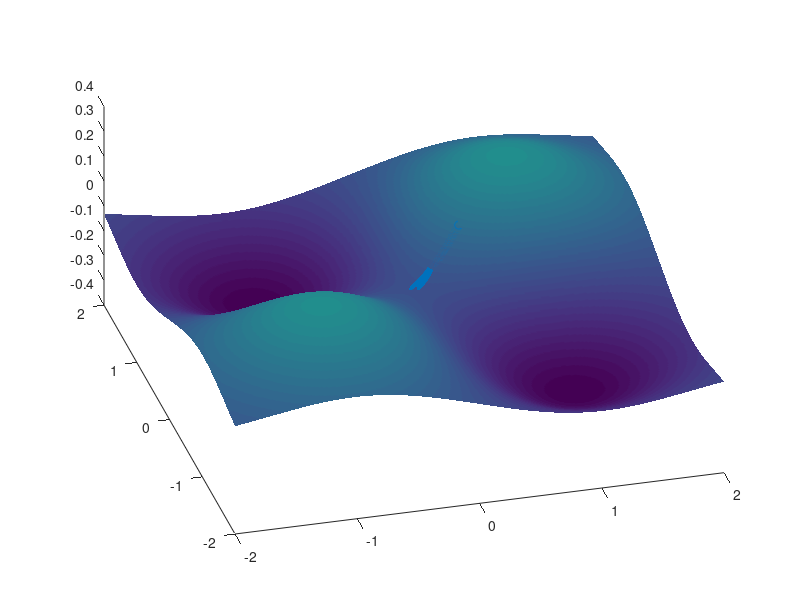
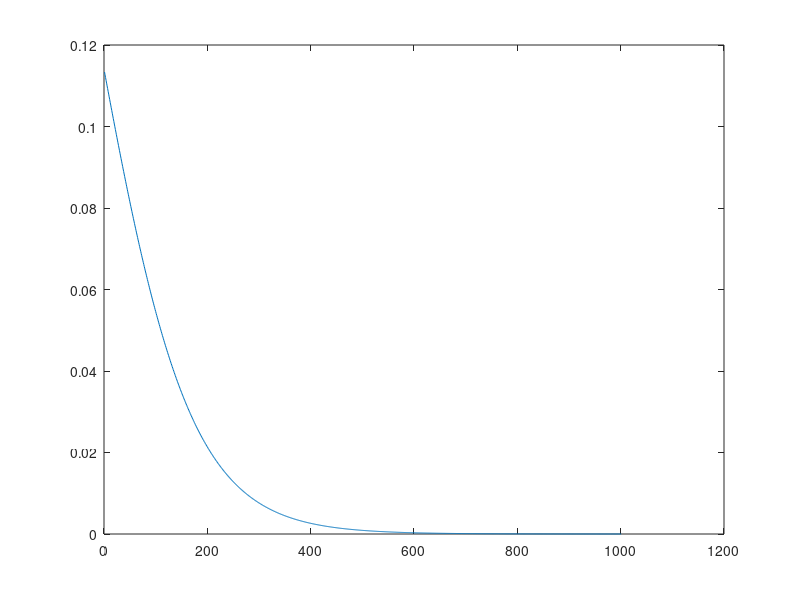

The MATLAB source for these figures, in order:
%define cost function and gradient
fa = @(x,a) exp(-norm(x-a)^2);
ga = @(x,a) -2*exp(-norm(x-a)^2)*(x-a);
A = [1 1 -1 -1;...
     1 -1 1 -1];
b = [1 -1 -1 1];

f = @(x) 0.25*(b(1)*fa(x,A(:,1))+b(2)*fa(x,A(:,2))+b(3)*fa(x,A(:,3))+b(4)*fa(x,A(:,4)));
grad = @(x) 0.25*(b(1)*ga(x,A(:,1))+b(2)*ga(x,A(:,2))+b(3)*ga(x,A(:,3))+b(4)*ga(x,A(:,4)));


x = [0.5;0.5]; %initial point
t = 0.01; %GD stepsize

xar = x; %initialize x-array
cost = f(x); %initialize cost array
for k=1:1000
    x = x - t*grad(x); %GD update
    
    xar = [xar,x];
    cost = [cost,f(x)];
end

figure(1); %plot trajectories
hold on
[X,Y] = meshgrid(-2:0.01:2,-2:0.01:2);
Z = zeros(size(X));
for i=1:numel(X)
    x = [X(i);Y(i)];
    Z(i) = f(x);
end
figure(1);
surf(X,Y,Z);
shading interp
scatter3(xar(1,:),xar(2,:),cost); view(-15,50);
hold off

%%
figure(2)
plot(cost)
